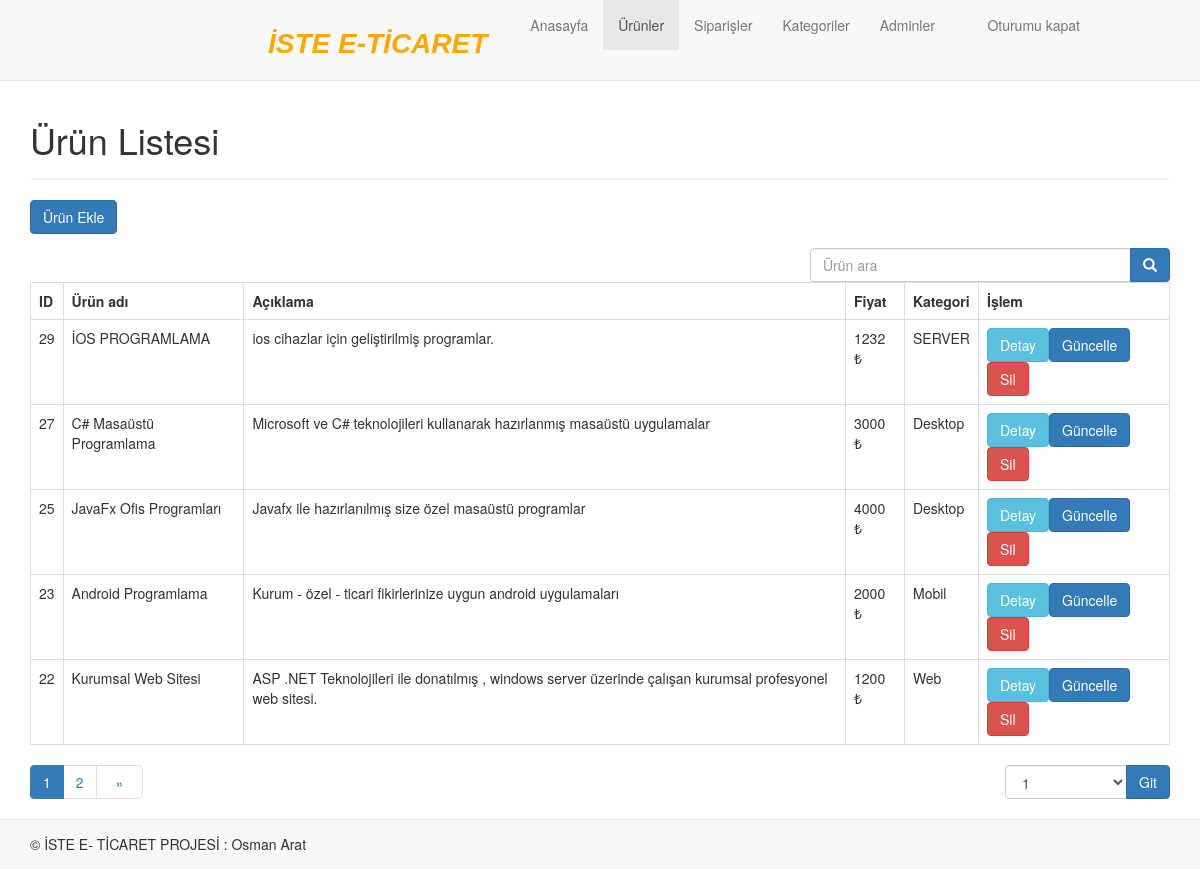
/iste_ECommerce/admin/urun/liste.php (signed in), run on the app's committed database.
### tables this page shows
CREATE TABLE `iste_urunler` (
  `id` int(11) NOT NULL,
  `urunadi` varchar(128) NOT NULL,
  `aciklama` text NOT NULL,
  `fiyat` double NOT NULL,
  `giris_tarihi` datetime NOT NULL,
  `dzltm_tarihi` timestamp NOT NULL DEFAULT current_timestamp() ON UPDATE current_timestamp(),
  `resim` varchar(128) DEFAULT NULL,
  `kategori_id` int(11) DEFAULT NULL
);

CREATE TABLE `iste_kategoriler` (
  `id` int(11) NOT NULL,
  `kategoriadi` varchar(128) NOT NULL,
  `aciklama` text NOT NULL
);

### iste_ECommerce/admin/urun/liste.php (the view, shortened to what this page needs)
<?php include "../header.php"; ?>
<div class="container">
 <div class="page-header">
 <h1>Ürün Listesi</h1>
 </div>
 <?php
$sayfa = isset($_GET['sayfa']) ? $_GET['sayfa'] : 1;
$sayfa_kayit_sayisi = 5;
$ilk_kayit_no = ($sayfa_kayit_sayisi * $sayfa) - $sayfa_kayit_sayisi;
 include '../../config/iste_vtabani.php';
 $arama_sarti = isset($_GET['aranan']) ? "%".$_GET['aranan']."%" : "%";
 $sorgu = "SELECT iste_urunler.id, iste_urunler.urunadi, iste_urunler.aciklama, iste_urunler.fiyat,
iste_kategoriler.kategoriadi FROM iste_urunler LEFT JOIN iste_kategoriler ON iste_urunler.kategori_id
= iste_kategoriler.id WHERE iste_urunler.urunadi LIKE :aranan ORDER BY iste_urunler.id DESC LIMIT
:ilk_kayit_no, :sayfa_kayit_sayisi";
 $stmt = $con->prepare($sorgu);
 $stmt->bindParam(":ilk_kayit_no", $ilk_kayit_no, PDO::PARAM_INT);
 $stmt->bindParam(":sayfa_kayit_sayisi", $sayfa_kayit_sayisi, PDO::PARAM_INT);
 $stmt->bindParam(":aranan", $arama_sarti);
 $stmt->execute();
 $sayi = $stmt->rowCount();
 echo "<a href='UrunEkle.php' class='btn btn-primary m-b-1em'>Ürün Ekle</a>";
 ?>
 <form action="<?php echo htmlspecialchars($_SERVER["PHP_SELF"]);?>"
method="get">
 <div class="row">
 <div class="col-xs-6 col-md-4 pull-right">
 <div class="input-group">
 <input type="text" class="form-control" placeholder="Ürün ara"
name="aranan" value="<?php echo isset($_GET['aranan']) ? $_GET['aranan'] : ""; ?>"
/>
 <div class="input-group-btn">
 <button class="btn btn-primary" type="submit">
 <span class="glyphicon glyphicon-search"></span>
 </button>
 </div>
 </div>
 </div>
 </div>
 </form>
 <?php
 if($sayi>0){
 echo "<table class='table table-hover table-responsive table-bordered'>";
 echo "<tr>";
 echo "<th>ID</th>";
 echo "<th>Ürün adı</th>";
 echo "<th>Açıklama</th>";
 echo "<th>Fiyat</th>";
 echo "<th>Kategori</th>";
 echo "<th>İşlem</th>";
 echo "</tr>";
while ($kayit = $stmt->fetch(PDO::FETCH_ASSOC)){
    extract($kayit);
    echo "<tr>";
    echo "<td>{$id}</td>";
    echo "<td>{$urunadi}</td>";
    echo "<td>{$aciklama}</td>";
    echo "<td>{$fiyat} &#8378;</td>";
     echo "<td>{$kategoriadi}</td>";
    echo "<td>";
    echo "<a href='urundetay.php?id={$id}' class='btn btn-info m-r1em'>Detay</a>";
   echo "<a href='UrunGuncelle.php?id={$id}' class='btn btn-primary m-r1em'>Güncelle</a>";
   echo "<a href='#' onclick='silme_onay({$id});' class='btn btn-danger'>Sil</a>";
    echo "</td>";
    echo "</tr>";
    }
 echo "</table>";
 include_once "../UrunSayfalama.php";
 }
 else{
 echo "<div class='alert alert-danger'>Listelenecek kayıt
bulunamadı.</div>";
 }
 ?>
</div>
<?php include "../footer.php"; ?>

### iste_ECommerce/content/css/style.css (style rules this page uses)
body.admin { min-height: 500px; padding-top: 80px; padding-bottom: 50px; }
.m-b-1em { margin-bottom:1em; }

### data on the page
iste_urunler: id "29", urunadi "İOS PROGRAMLAMA", aciklama "ios cihazlar için geliştirilmiş programlar.", fiyat "1232", kategori.kategoriadi "SERVER"
iste_urunler: id "27", urunadi "C# Masaüstü Programlama", aciklama "Microsoft ve C# teknolojileri kullanarak hazırlanmış masaüstü uygulamalar", fiyat "3000", kategori.kategoriadi "Desktop"
iste_urunler: id "25", urunadi "JavaFx Ofis Programları", aciklama "Javafx ile hazırlanılmış size özel masaüstü programlar", fiyat "4000", kategori.kategoriadi "Desktop"
iste_urunler: id "23", urunadi "Android Programlama", aciklama "Kurum - özel - ticari fikirlerinize uygun android uygulamaları", fiyat "2000", kategori.kategoriadi "Mobil"
iste_urunler: id "22", urunadi "Kurumsal Web Sitesi", aciklama "ASP .NET Teknolojileri ile donatılmış , windows server üzerinde çalışan kurumsal profesyonel web sitesi.", fiyat "1200", kategori.kategoriadi "Web"

### other printed values
form field sayfa "1"
